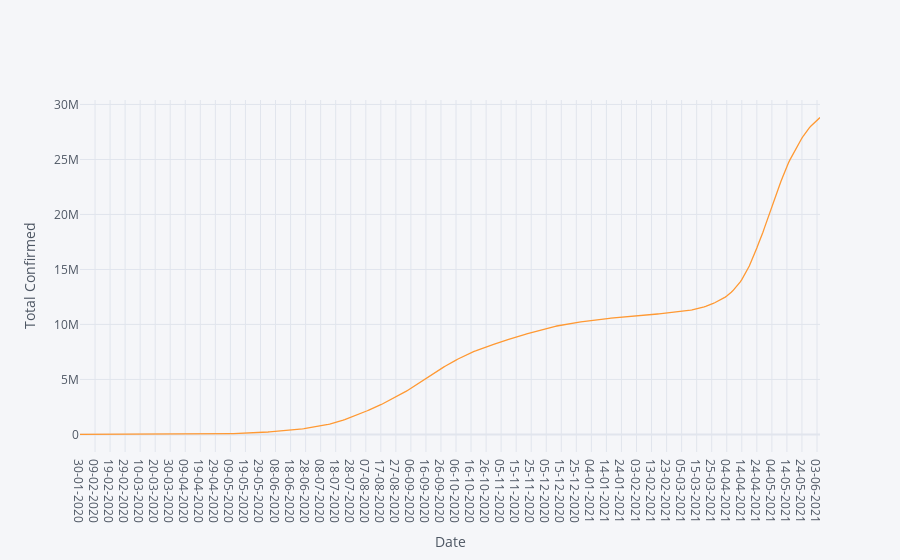

This figure's notebook cell:
### Code cell
data1.iplot(xTitle='Date',yTitle='Total Confirmed')

### Figure 1 — Plotly figure (JSON) as saved in the notebook; plotly's stock layout.template omitted (floating-point values rounded to 4 significant figures; data arrays with more than 128 entries replaced by an {"elided": "..."} marker saying what was removed)
{"data": [{"line": {"color": "rgba(255, 153, 51, 1.0)", "dash": "solid", "shape": "linear", "width": 1.3}, "mode": "lines", "name": "Total Confirmed", "text": "", "type": "scatter", "x": {"elided": "493 str values"}, "y": {"elided": "493 int values"}}], "layout": {"legend": {"bgcolor": "#F5F6F9", "font": {"color": "#4D5663"}}, "paper_bgcolor": "#F5F6F9", "plot_bgcolor": "#F5F6F9", "title": {"font": {"color": "#4D5663"}}, "xaxis": {"gridcolor": "#E1E5ED", "showgrid": true, "tickfont": {"color": "#4D5663"}, "title": {"font": {"color": "#4D5663"}, "text": "Date"}, "zerolinecolor": "#E1E5ED"}, "yaxis": {"gridcolor": "#E1E5ED", "showgrid": true, "tickfont": {"color": "#4D5663"}, "title": {"font": {"color": "#4D5663"}, "text": "Total Confirmed"}, "zerolinecolor": "#E1E5ED"}}}
